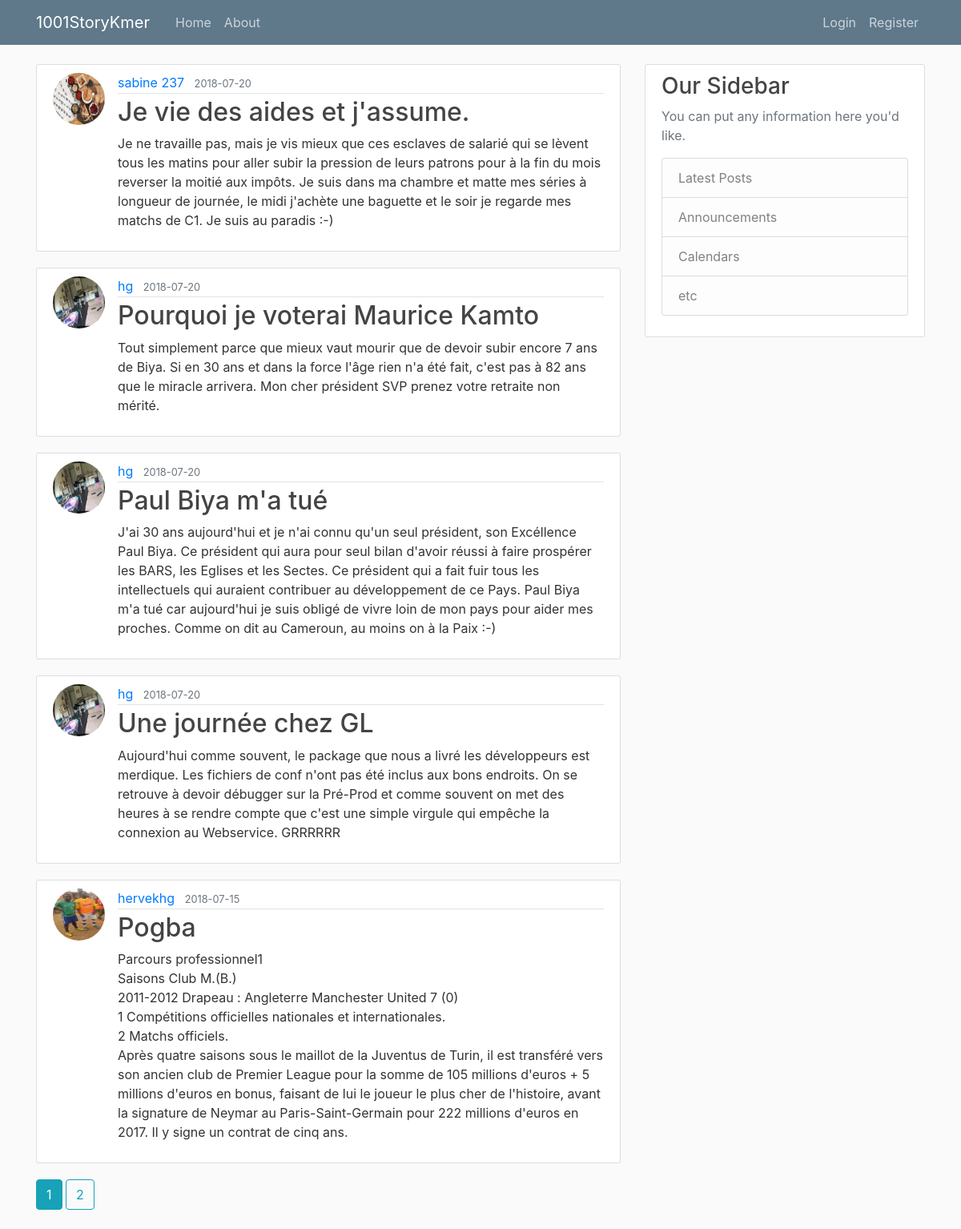
The page /home on the database its author committed.
### flaskblog/models.py (models this page shows, shortened)
class Post(db.Model):
	id = db.Column(db.Integer,primary_key=True)
	title = db.Column(db.String(100), unique=True, nullable=False)
	date_posted = db.Column(db.DateTime(),nullable=False, default=datetime.now)
	content = db.Column(db.Text(1000), nullable=False)
	user_id = db.Column(db.Integer, db.ForeignKey('user.id'), nullable=False)

class User(db.Model, UserMixin):
	id = db.Column(db.Integer, primary_key=True)
	username = db.Column(db.String(20), unique=True, nullable=False)
	email = db.Column(db.String(120), unique=True, nullable=False)
	image_file = db.Column(db.String(20),nullable=False,default='default.jpg')
	password = db.Column(db.String(60),nullable=False)
	posts = db.relationship('Post', backref='author', lazy=True)

### flaskblog/routes.py (the view)
@app.route("/")
@app.route("/home")
def home():
    page = request.args.get('page', 1, type=int)
    posts = Post.query.order_by(Post.date_posted.desc()).paginate(page=page, per_page=5)
    return render_template('home.html', posts=posts)

### flaskblog/templates/home.html
{% extends "layout.html" %}
{% block content %}
    {% for post in posts.items %}
        <article class="media content-section">
          <img class="rounded-circle article-img" src="{{ url_for('static', filename='profile_pics/' + post.author.image_file) }}">
          <div class="media-body">
            <div class="article-metadata">
              <a class="mr-2" href="#">{{ post.author.username }}</a>
              <small class="text-muted">{{ post.date_posted.strftime('%Y-%m-%d') }}</small>
            </div>
            <h2><a class="article-title" href="{{ url_for('post', post_id=post.id) }}">{{ post.title }}</a></h2>
            <p class="article-content">{{ post.content }}</p>
          </div>
        </article>
    {% endfor %}
    {% for page_num in posts.iter_pages(left_edge=1, right_edge=1, left_current=1, right_current=2) %}
      {% if page_num  %}
        {% if posts.page == page_num  %}
          <a class="btn btn-info mb-4" href="{{ url_for('home', page=page_num )}}"> {{ page_num }}</a>
        {% else %}
          <a class="btn btn-outline-info mb-4" href="{{ url_for('home', page=page_num )}}"> {{ page_num }}</a>
        {% endif %}
      {% else %}
       ...
      {% endif %}
    {% endfor %}
{% endblock content %}

### flaskblog/templates/layout.html (shortened to what this page needs)
<!DOCTYPE html>
<html>
<head>
    <link rel="stylesheet" href="https://maxcdn.bootstrapcdn.com/bootstrap/4.0.0/css/bootstrap.min.css">
    <link rel="stylesheet" type="text/css" href="{{ url_for('static', filename='main.css') }}">
</head>
<body>
    <header class="site-header">
      <nav class="navbar navbar-expand-md navbar-dark bg-steel fixed-top">
        <div class="container">
          <a class="navbar-brand mr-4" href="/">1001StoryKmer</a>
          <div class="collapse navbar-collapse" id="navbarToggle">
            <div class="navbar-nav mr-auto">
              <a class="nav-item nav-link" href="{{ url_for('home') }}"> Home </a>
              <a class="nav-item nav-link" href="{{ url_for('about') }}"> About </a>
            </div>
            <div class="navbar-nav">
              {% if current_user.is_authenticated %}
                <a class="nav-item nav-link" href="{{ url_for('new_post') }}"> New Post </a>
                <a class="nav-item nav-link" href="{{ url_for('logout') }}"> Logout </a>
                <a class="nav-item nav-link" href="{{ url_for('account') }}"> Account </a>
              {% else %}
                  <a class="nav-item nav-link" href="{{ url_for('login') }}"> Login </a>
                  <a class="nav-item nav-link" href="{{ url_for('register') }}"> Register </a>
              {% endif %}
            </div>
          </div>
        </div>
      </nav>
    </header>
    <main role="main" class="container">
      <div class="row">
        <div class="col-md-8">
          {% block content %}{% endblock %}
        </div>
        <div class="col-md-4">
          <div class="content-section">
            <h3>Our Sidebar</h3>
            <p class='text-muted'>You can put any information here you'd like.
              <ul class="list-group">
                <li class="list-group-item list-group-item-light">Latest Posts</li>
                <li class="list-group-item list-group-item-light">Announcements</li>
                <li class="list-group-item list-group-item-light">Calendars</li>
                <li class="list-group-item list-group-item-light">etc</li>
              </ul>
            </p>
          </div>
        </div>
      </div>
    </main>
</body>
</html>

### flaskblog/static/main.css (style rules this page uses)
body { background: #fafafa; color: #333333; margin-top: 5rem; }
h1, h2, h3, h4, h5, h6 { color: #444444; }
.bg-steel { background-color: #5f788a; }
.site-header .navbar-nav .nav-link { color: #cbd5db; }
.content-section { background: #ffffff; padding: 10px 20px; border: 1px solid #dddddd; border-radius: 3px; margin-bottom: 20px; }
.article-title { color: #444444; }
.article-content { white-space: pre-line; }
.article-img { height: 65px; width: 65px; margin-right: 16px; }
.article-metadata { padding-bottom: 1px; margin-bottom: 4px; border-bottom: 1px solid #e3e3e3 }

### rows shown on the page
Post: image_file (picture), author.username "sabine 237", date_posted "2018-07-20", title "Je vie des aides et j'assume.", content "Je ne travaille pas, mais je vis mieux que ces esclaves de salarié qui se lèvent tous les matins pour aller subir la pression de leurs patrons pour à la fin du mois reverser la moitié aux impôts. Je suis dans ma chambre et matte mes séries à longueur de journée, le midi j'achète une baguette et le soir je regarde mes matchs de C1. Je suis au paradis :-)"
Post: image_file (picture), author.username "hg", date_posted "2018-07-20", title "Pourquoi je voterai Maurice Kamto", content "Tout simplement parce que mieux vaut mourir que de devoir subir encore 7 ans de Biya. Si en 30 ans et dans la force l'âge rien n'a été fait, c'est pas à 82 ans que le miracle arrivera. Mon cher président SVP prenez votre retraite non mérité."
Post: image_file (picture), author.username "hg", date_posted "2018-07-20", title "Paul Biya m'a tué", content "J'ai 30 ans aujourd'hui et je n'ai connu qu'un seul président, son Excéllence Paul Biya. Ce président qui aura pour seul bilan d'avoir réussi à faire prospérer les BARS, les Eglises et les Sectes. Ce président qui a fait fuir tous les intellectuels qui auraient contribuer au développement de ce Pays. Paul Biya m'a tué car aujourd'hui je suis obligé de vivre loin de mon pays pour aider mes proches. Comme on dit au Cameroun, au moins on à la Paix :-)"
Post: image_file (picture), author.username "hg", date_posted "2018-07-20", title "Une journée chez GL", content "Aujourd'hui comme souvent, le package que nous a livré les développeurs est merdique. Les fichiers de conf n'ont pas été inclus aux bons endroits. On se retrouve à devoir débugger sur la Pré-Prod et comme souvent on met des heures à se rendre compte que c'est une simple virgule qui empêche la connexion au Webservice. GRRRRRR"
Post: image_file (picture), author.username "hervekhg", date_posted "2018-07-15", title "Pogba", content "Parcours professionnel1 Saisons Club M.(B.) 2011-2012 Drapeau : Angleterre Manchester United 7 (0) 1 Compétitions officielles nationales et internationales. 2 Matchs officiels. Après quatre saisons sous le maillot de la Juventus de Turin, il est transféré vers son ancien club de Premier League pour la somme de 105 millions d'euros + 5 millions d'euros en bonus, faisant de lui le joueur le plus cher de l'histoire, avant la signature de Neymar au Paris-Saint-Germain pour 222 millions d'euros en 2017. Il y signe un contrat de cinq ans."

### other values the page prints
{{ page_num }} "1"
{{ page_num }} "2"
